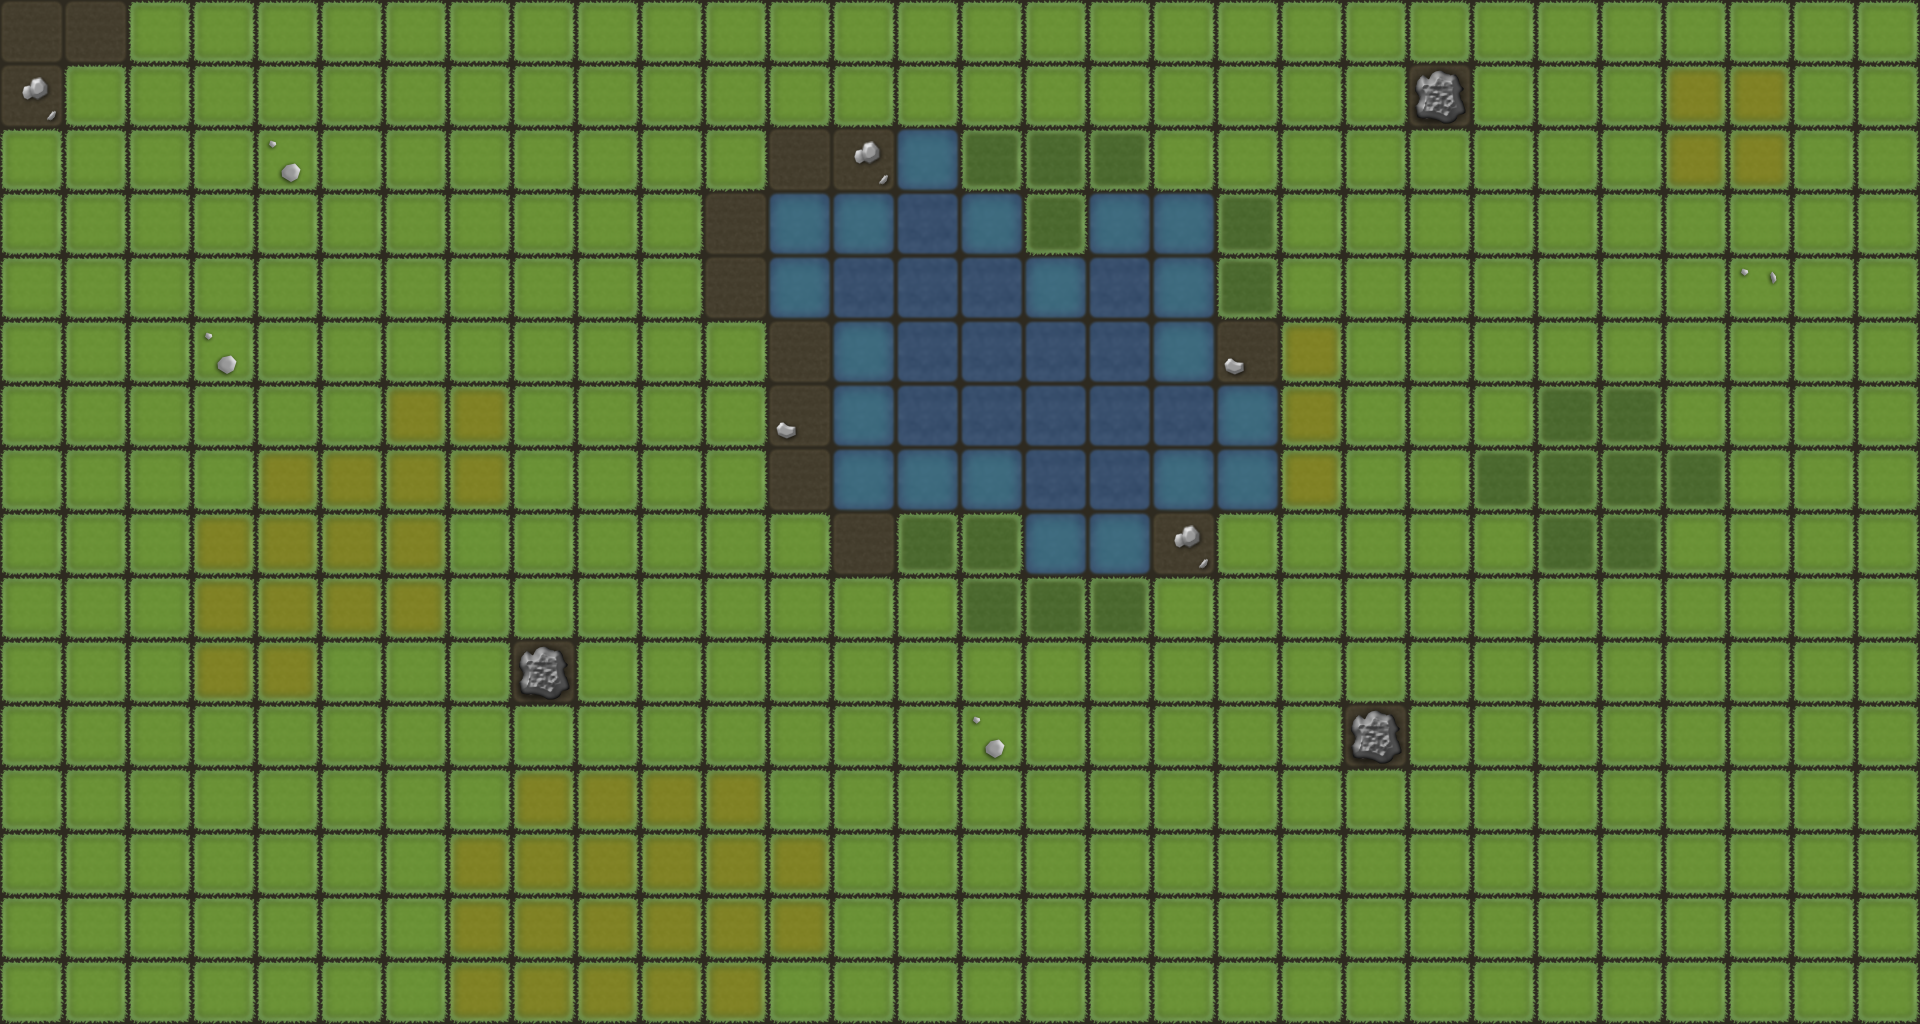

Below is a game level as drawn by its tile map, then a one-line description and the .tmx that defines it (tile-layer data replaced by summaries):
An orthogonal 30x16 tile map with 64x64 px tiles, 1 tile layer (Calque de Tile 1).

<map version="1.0" orientation="orthogonal" width="30" height="16" tilewidth="64" tileheight="64">
 <tileset firstgid="1" name="Ground" tilewidth="64" tileheight="64">
  <image source="../images/tileset.png" width="768" height="64" />
 </tileset>
 <layer name="Calque de Tile 1" width="30" height="16">
  <data>[480 cells, 480 non-empty, 11 distinct tile ids]</data>
 </layer>
</map>
